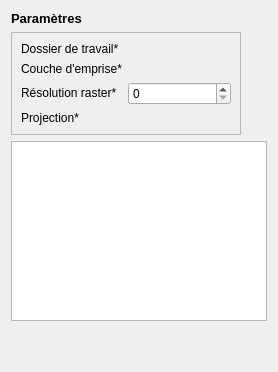
             <widget class="QWidget" name="paramsTab">
              <attribute name="title">
               <string>1 - Paramètres</string>
              </attribute>
              <layout class="QGridLayout" name="gridLayout_5">
               <item row="1" column="0">
                <widget class="QFrame" name="frame_12">
                 <property name="sizePolicy">
                  <sizepolicy hsizetype="Expanding" vsizetype="Fixed">
                   <horstretch>0</horstretch>
                   <verstretch>0</verstretch>
                  </sizepolicy>
                 </property>
                 <property name="frameShape">
                  <enum>QFrame::StyledPanel</enum>
                 </property>
                 <property name="frameShadow">
                  <enum>QFrame::Raised</enum>
                 </property>
                 <layout class="QGridLayout" name="gridLayout">
                  <item row="4" column="1">
                   <widget class="QgsProjectionSelectionWidget" name="paramsCrs">
                    <property name="sizePolicy">
                     <sizepolicy hsizetype="Expanding" vsizetype="Fixed">
                      <horstretch>0</horstretch>
                      <verstretch>0</verstretch>
                     </sizepolicy>
                    </property>
                   </widget>
                  </item>
                  <item row="3" column="1">
                   <widget class="QgsSpinBox" name="rasterResolution">
                    <property name="sizePolicy">
                     <sizepolicy hsizetype="Expanding" vsizetype="Fixed">
                      <horstretch>0</horstretch>
                      <verstretch>0</verstretch>
                     </sizepolicy>
                    </property>
                    <property name="maximum">
                     <number>999999</number>
                    </property>
                   </widget>
                  </item>
                  <item row="2" column="0">
                   <widget class="QLabel" name="label_45">
                    <property name="sizePolicy">
                     <sizepolicy hsizetype="Fixed" vsizetype="Fixed">
                      <horstretch>0</horstretch>
                      <verstretch>0</verstretch>
                     </sizepolicy>
                    </property>
                    <property name="text">
                     <string>Couche d'emprise*</string>
                    </property>
                   </widget>
                  </item>
                  <item row="4" column="0">
                   <widget class="QLabel" name="label_47">
                    <property name="sizePolicy">
                     <sizepolicy hsizetype="Fixed" vsizetype="Fixed">
                      <horstretch>0</horstretch>
                      <verstretch>0</verstretch>
                     </sizepolicy>
                    </property>
                    <property name="text">
                     <string>Projection*</string>
                    </property>
                   </widget>
                  </item>
                  <item row="3" column="0">
                   <widget class="QLabel" name="label_46">
                    <property name="sizePolicy">
                     <sizepolicy hsizetype="Fixed" vsizetype="Fixed">
                      <horstretch>0</horstretch>
                      <verstretch>0</verstretch>
                     </sizepolicy>
                    </property>
                    <property name="text">
                     <string>Résolution raster*</string>
                    </property>
                   </widget>
                  </item>
                  <item row="2" column="1">
                   <widget class="QgsFileWidget" name="extentLayer">
                    <property name="sizePolicy">
                     <sizepolicy hsizetype="Expanding" vsizetype="Fixed">
                      <horstretch>0</horstretch>
                      <verstretch>0</verstretch>
                     </sizepolicy>
                    </property>
                   </widget>
                  </item>
                  <item row="1" column="0">
                   <widget class="QLabel" name="label_44">
                    <property name="sizePolicy">
                     <sizepolicy hsizetype="Fixed" vsizetype="Fixed">
                      <horstretch>0</horstretch>
                      <verstretch>0</verstretch>
                     </sizepolicy>
                    </property>
                    <property name="text">
                     <string>Dossier de travail*</string>
                    </property>
                   </widget>
                  </item>
                  <item row="1" column="1">
                   <widget class="QgsFileWidget" name="workspace">
                    <property name="sizePolicy">
                     <sizepolicy hsizetype="Expanding" vsizetype="Fixed">
                      <horstretch>0</horstretch>
                      <verstretch>0</verstretch>
                     </sizepolicy>
                    </property>
                   </widget>
                  </item>
                 </layout>
                </widget>
               </item>
               <item row="3" column="1">
                <spacer name="verticalSpacer">
                 <property name="orientation">
                  <enum>Qt::Vertical</enum>
                 </property>
                 <property name="sizeHint" stdset="0">
                  <size>
                   <width>20</width>
                   <height>40</height>
                  </size>
                 </property>
                </spacer>
               </item>
               <item row="0" column="0">
                <widget class="QLabel" name="paramlabel">
                 <property name="sizePolicy">
                  <sizepolicy hsizetype="Fixed" vsizetype="Fixed">
                   <horstretch>0</horstretch>
                   <verstretch>0</verstretch>
                  </sizepolicy>
                 </property>
                 <property name="font">
                  <font>
                   <pointsize>10</pointsize>
                   <weight>75</weight>
                   <bold>true</bold>
                  </font>
                 </property>
                 <property name="text">
                  <string>Paramètres</string>
                 </property>
                </widget>
               </item>
               <item row="2" column="0" colspan="2">
                <widget class="QTableView" name="paramsView">
                 <property name="maximumSize">
                  <size>
                   <width>16777215</width>
                   <height>180</height>
                  </size>
                 </property>
                 <property name="editTriggers">
                  <set>QAbstractItemView::NoEditTriggers</set>
                 </property>
                 <property name="dragEnabled">
                  <bool>false</bool>
                 </property>
                 <property name="alternatingRowColors">
                  <bool>false</bool>
                 </property>
                 <property name="selectionBehavior">
                  <enum>QAbstractItemView::SelectItems</enum>
                 </property>
                 <property name="sortingEnabled">
                  <bool>false</bool>
                 </property>
                </widget>
               </item>
              </layout>
             </widget>
